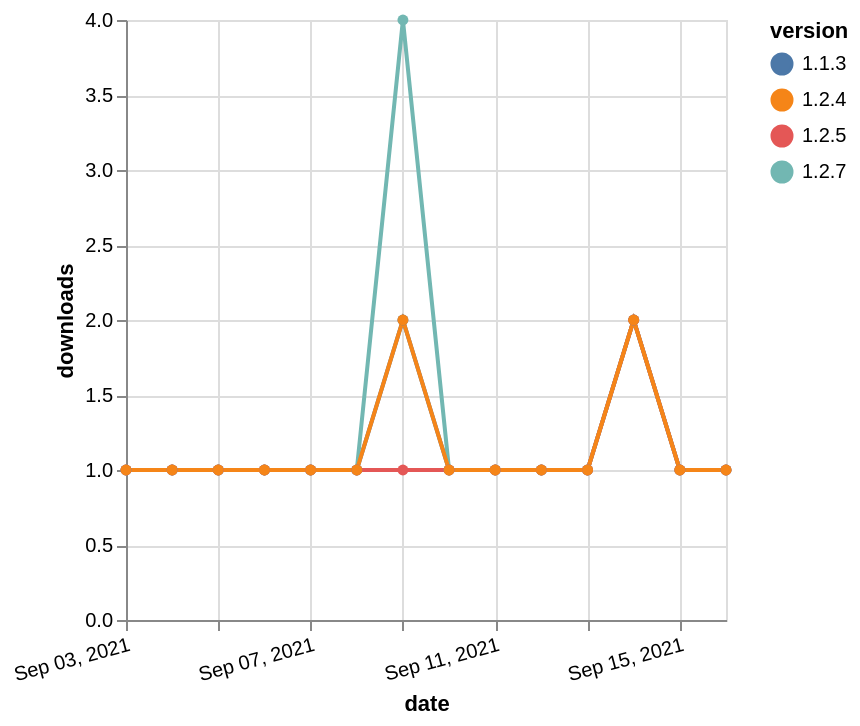

The Vega-Lite source for this figure:
### Vega-Lite specification from a JSON file in a GitHub repository (floating-point values rounded to 4 significant figures)
{"$schema": "https://vega.github.io/schema/vega-lite/v5.json", "description": "A simple bar chart with embedded data.", "data": {"values": [{"date": "2021-09-03", "total": 144, "delta": 1, "version": "1.1.3"}, {"date": "2021-09-04", "total": 145, "delta": 1, "version": "1.1.3"}, {"date": "2021-09-05", "total": 146, "delta": 1, "version": "1.1.3"}, {"date": "2021-09-06", "total": 147, "delta": 1, "version": "1.1.3"}, {"date": "2021-09-07", "total": 148, "delta": 1, "version": "1.1.3"}, {"date": "2021-09-08", "total": 149, "delta": 1, "version": "1.1.3"}, {"date": "2021-09-09", "total": 151, "delta": 2, "version": "1.1.3"}, {"date": "2021-09-10", "total": 152, "delta": 1, "version": "1.1.3"}, {"date": "2021-09-11", "total": 153, "delta": 1, "version": "1.1.3"}, {"date": "2021-09-12", "total": 154, "delta": 1, "version": "1.1.3"}, {"date": "2021-09-13", "total": 155, "delta": 1, "version": "1.1.3"}, {"date": "2021-09-14", "total": 157, "delta": 2, "version": "1.1.3"}, {"date": "2021-09-15", "total": 158, "delta": 1, "version": "1.1.3"}, {"date": "2021-09-16", "total": 159, "delta": 1, "version": "1.1.3"}, {"date": "2021-09-03", "total": 165, "delta": 1, "version": "1.2.7"}, {"date": "2021-09-04", "total": 166, "delta": 1, "version": "1.2.7"}, {"date": "2021-09-05", "total": 167, "delta": 1, "version": "1.2.7"}, {"date": "2021-09-06", "total": 168, "delta": 1, "version": "1.2.7"}, {"date": "2021-09-07", "total": 169, "delta": 1, "version": "1.2.7"}, {"date": "2021-09-08", "total": 170, "delta": 1, "version": "1.2.7"}, {"date": "2021-09-09", "total": 174, "delta": 4, "version": "1.2.7"}, {"date": "2021-09-10", "total": 175, "delta": 1, "version": "1.2.7"}, {"date": "2021-09-11", "total": 176, "delta": 1, "version": "1.2.7"}, {"date": "2021-09-12", "total": 177, "delta": 1, "version": "1.2.7"}, {"date": "2021-09-13", "total": 178, "delta": 1, "version": "1.2.7"}, {"date": "2021-09-14", "total": 180, "delta": 2, "version": "1.2.7"}, {"date": "2021-09-15", "total": 181, "delta": 1, "version": "1.2.7"}, {"date": "2021-09-16", "total": 182, "delta": 1, "version": "1.2.7"}, {"date": "2021-09-03", "total": 147, "delta": 1, "version": "1.2.5"}, {"date": "2021-09-04", "total": 148, "delta": 1, "version": "1.2.5"}, {"date": "2021-09-05", "total": 149, "delta": 1, "version": "1.2.5"}, {"date": "2021-09-06", "total": 150, "delta": 1, "version": "1.2.5"}, {"date": "2021-09-07", "total": 151, "delta": 1, "version": "1.2.5"}, {"date": "2021-09-08", "total": 152, "delta": 1, "version": "1.2.5"}, {"date": "2021-09-09", "total": 153, "delta": 1, "version": "1.2.5"}, {"date": "2021-09-10", "total": 154, "delta": 1, "version": "1.2.5"}, {"date": "2021-09-11", "total": 155, "delta": 1, "version": "1.2.5"}, {"date": "2021-09-12", "total": 156, "delta": 1, "version": "1.2.5"}, {"date": "2021-09-13", "total": 157, "delta": 1, "version": "1.2.5"}, {"date": "2021-09-14", "total": 159, "delta": 2, "version": "1.2.5"}, {"date": "2021-09-15", "total": 160, "delta": 1, "version": "1.2.5"}, {"date": "2021-09-16", "total": 161, "delta": 1, "version": "1.2.5"}, {"date": "2021-09-03", "total": 147, "delta": 1, "version": "1.2.4"}, {"date": "2021-09-04", "total": 148, "delta": 1, "version": "1.2.4"}, {"date": "2021-09-05", "total": 149, "delta": 1, "version": "1.2.4"}, {"date": "2021-09-06", "total": 150, "delta": 1, "version": "1.2.4"}, {"date": "2021-09-07", "total": 151, "delta": 1, "version": "1.2.4"}, {"date": "2021-09-08", "total": 152, "delta": 1, "version": "1.2.4"}, {"date": "2021-09-09", "total": 154, "delta": 2, "version": "1.2.4"}, {"date": "2021-09-10", "total": 155, "delta": 1, "version": "1.2.4"}, {"date": "2021-09-11", "total": 156, "delta": 1, "version": "1.2.4"}, {"date": "2021-09-12", "total": 157, "delta": 1, "version": "1.2.4"}, {"date": "2021-09-13", "total": 158, "delta": 1, "version": "1.2.4"}, {"date": "2021-09-14", "total": 160, "delta": 2, "version": "1.2.4"}, {"date": "2021-09-15", "total": 161, "delta": 1, "version": "1.2.4"}, {"date": "2021-09-16", "total": 162, "delta": 1, "version": "1.2.4"}]}, "width": "container", "mark": {"type": "line", "point": {"filled": true}}, "encoding": {"x": {"field": "date", "type": "temporal", "timeUnit": "yearmonthdate", "title": "date", "axis": {"labelAngle": -15}}, "y": {"field": "delta", "type": "quantitative", "title": "downloads"}, "color": {"field": "version", "type": "nominal"}, "tooltip": {"field": "delta"}}}
